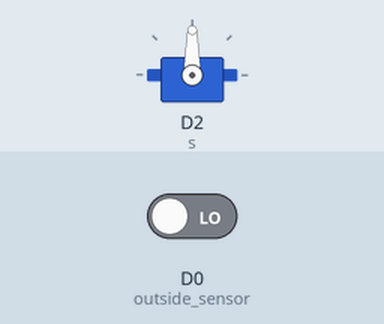
The sketch below on a simulated ESP8266 (NodeMCU). Parts: servo. Inputs (shaded band) come from the test bench; at power-on: D0 (outside_sensor) LOW. WiFi joins after 1.5 s; servers stay silent unless stated; what the sketch prints to the serial monitor is not drawn.

Above: at 0.1 s.
At 5.9 s:
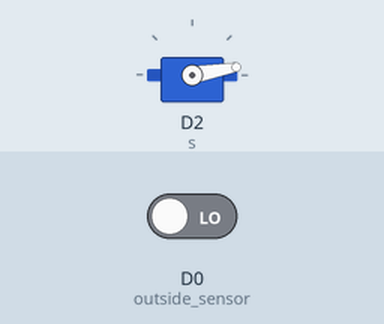
Timing chart, 0 to 7.4 s (numbered marks = the images above):
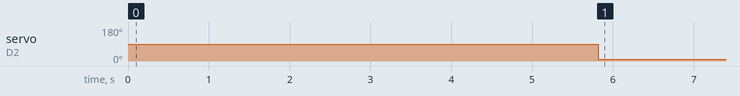

The sketch:

garbage_moitoring_system.ino
```cpp
#include<Servo.h>
#include<ESP8266WiFi.h>
#include<BlynkSimpleEsp8266.h>

char blynk_auth[] = "";             // Blynk_Auth_Token

const char *ssid =  "";                            // replace with your wifi ssid and wpa2 key
const char *pass =  "";

Servo s;

int z=0,t=0,k=-1,a=0;

// With V0, the vertical bar is connected
WidgetLCD lcd(V1);
WidgetTerminal terminal(V2);

void setup()
{
      Serial.begin(9600);
      delay(10);

      pinMode(D0,INPUT);        //outside sensor
      pinMode(D1,INPUT);        //inside sensor (100%)
      pinMode(D4,INPUT);        //inside sensor (50%)
      pinMode(D3,INPUT);        //inside sensor (25%)
      s.attach(D2);             //Servo motor

      Serial.println("");
      Serial.println("Connecting to ");
      Serial.println(ssid);

      WiFi.begin(ssid, pass);

      while (WiFi.status() != WL_CONNECTED)
      {
            delay(500);
            Serial.print(".");
      }

      Serial.println("");
      Serial.println("WiFi connected");
      Serial.println("");

      Blynk.begin(blynk_auth,ssid,pass);
      Blynk.notify("NODEMCU Online");
      Blynk.email("kbandooni1@gmail.com", "NODEMCU Online");

      // Dustbin ON
      lcd.clear();
      lcd.print(4,0,"DUSTBIN");
      lcd.print(3,1,"CONNECTED");

      //Dustbin Initially empty
      t=0;

      //Dustbin Vertical Fill Empty initially
      Blynk.virtualWrite(V0,0);

      //blynk lcd
      delay(4000);
      lcd.clear();
}

void loop()
{
      Blynk.run();                                                              // Blynk magic

      terminal.println("\n");
      terminal.print("Dustbin Status: ");
      terminal.print(t);
      terminal.println("%");

      Blynk.virtualWrite(V0,t);

      z=digitalRead(D0);
      z=!z;
      if(z==1){
           s.write(10);        //servo motor opens the lid of dustbin
           while(!digitalRead(D0)){
               delay(2000);
           }
           s.write(90);       //servo motor closes lid of dustbin
      }

      if(!digitalRead(D1) && k!=3){                                    //dustbin at 80%
           lcd.clear();
           lcd.print(2,0,"DUSTBIN FULL");
           lcd.print(3,1,"EMPTY IT");
           //notify whatever you want to...
           Blynk.notify("Dustbin Full, Empty it!! :)");
           Blynk.email("kbandooni1@gmail.com","Dustbin Full, Empty it!! :)");
           k=3;
           t=80;
      }

      if(!digitalRead(D4) && k!=2 && digitalRead(D1)==1){                //dustbin at 50%
           lcd.clear();
           lcd.print(4,0,"DUSTBIN:");
           lcd.print(3,1,"HALF-FULL");
           k=2;
           t=50;
      }

      if(!digitalRead(D3) && k!=1 && digitalRead(D4)==1){                //dustbin at 25%
           lcd.clear();
           lcd.print(4,0,"DUSTBIN:");
           lcd.print(5,1,"AT 25%");
           k=1;
           t=25;
      }

      if(k!=0 && digitalRead(D1)==1 && digitalRead(D3)==1 && digitalRead(D4)==1){
           k=0;
           t=0;
           lcd.clear();
           lcd.print(1,0,"DUSTBIN LEVEL:");
           lcd.print(4,1,"EMPTY :D");
      }
}
```

Measured:
- by itself, servo on D2 (s): 90° → 10° at 5.8 s
